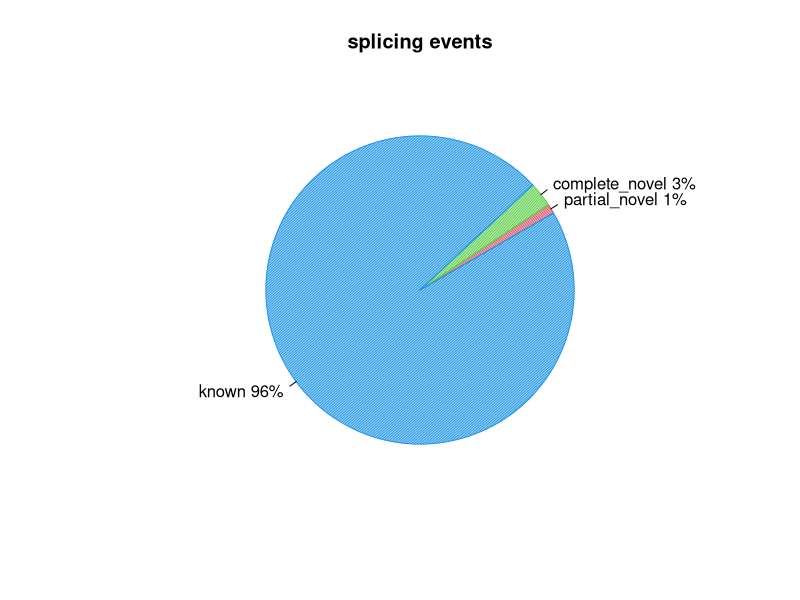
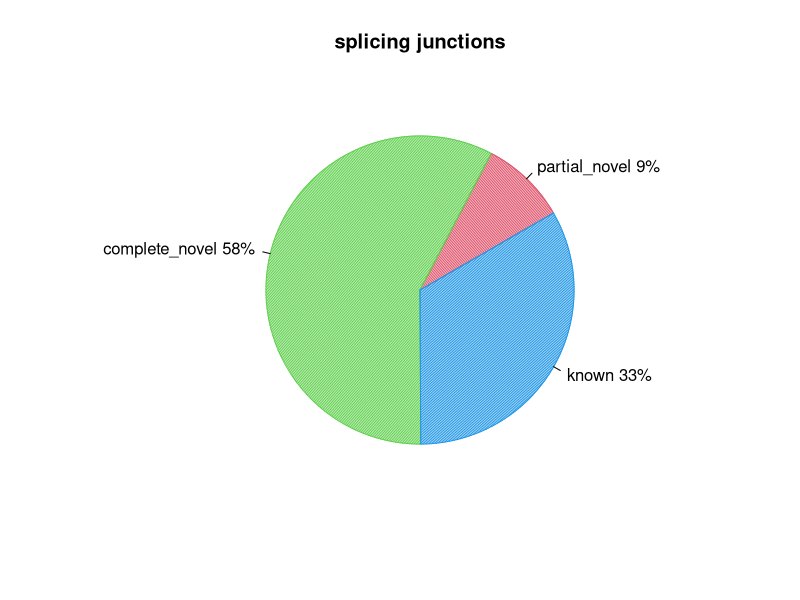

Recreate these plots in R, in order.
pdf("CF98444.splice_events.pdf")
events=c(0.9942887854847303,2.597436997863762,96.32330131824375)
pie(events,col=c(2,3,4),init.angle=30,angle=c(60,120,150),density=c(70,70,70),main="splicing events",labels=c("partial_novel 1%","complete_novel 3%","known 96%"))
dev.off()
pdf("CF98444.splice_junction.pdf")
junction=c(9.008421257864464,57.735858960803284,33.25571978133225)
pie(junction,col=c(2,3,4),init.angle=30,angle=c(60,120,150),density=c(70,70,70),main="splicing junctions",labels=c("partial_novel 9%","complete_novel 58%","known 33%"))
dev.off()
